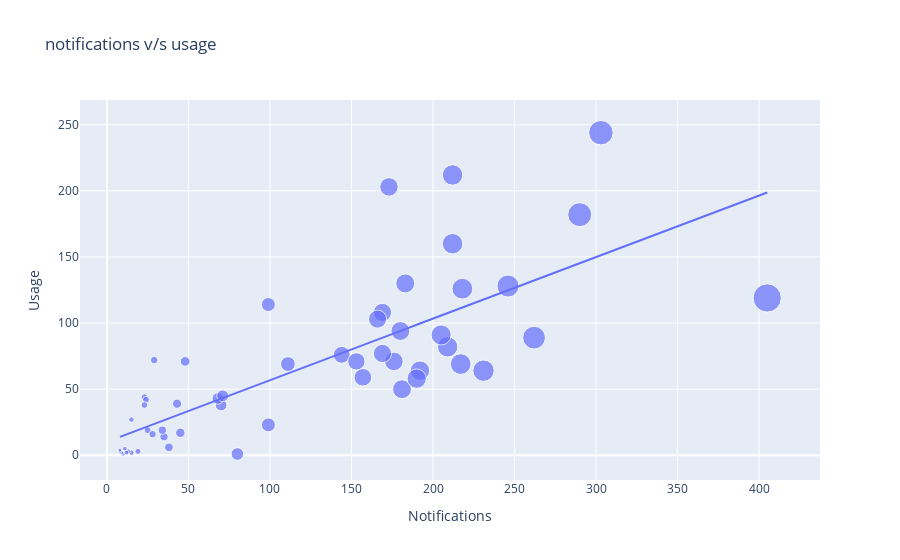

The notebook cell saved with this chart:
### Code cell
#no of times used after notifications
fig=px.scatter(data_frame=data,x="Notifications",y="Usage",trendline="ols",title="notifications v/s usage",size='Notifications')
fig.show()

### Figure 1 — Plotly figure (JSON) as saved in the notebook; plotly's stock layout.template omitted (floating-point values rounded to 4 significant figures)
{"data": [{"hovertemplate": "Notifications=%{marker.size}<br>Usage=%{y}<extra></extra>", "legendgroup": "", "marker": {"color": "#636efa", "size": [70, 43, 231, 35, 19, 25, 23, 28, 15, 29, 24, 34, 23, 48, 68, 71, 180, 99, 45, 10, 15, 13, 9, 8, 8, 11, 12, 209, 111, 183, 157, 246, 169, 99, 144, 80, 38, 218, 205, 212, 217, 405, 166, 173, 290, 153, 192, 181, 176, 212, 303, 169, 190, 262], "sizemode": "area", "sizeref": 1.012, "symbol": "circle"}, "mode": "markers", "name": "", "orientation": "v", "showlegend": false, "type": "scatter", "x": [70, 43, 231, 35, 19, 25, 23, 28, 15, 29, 24, 34, 23, 48, 68, 71, 180, 99, 45, 10, 15, 13, 9, 8, 8, 11, 12, 209, 111, 183, 157, 246, 169, 99, 144, 80, 38, 218, 205, 212, 217, 405, 166, 173, 290, 153, 192, 181, 176, 212, 303, 169, 190, 262], "xaxis": "x", "y": [38, 39, 64, 14, 3, 19, 44, 16, 27, 72, 42, 19, 38, 71, 43, 45, 94, 114, 17, 1, 2, 3, 2, 3, 4, 5, 2, 82, 69, 130, 59, 128, 108, 23, 76, 1, 6, 126, 91, 160, 69, 119, 103, 203, 182, 71, 64, 50, 71, 212, 244, 77, 58, 89], "yaxis": "y"}, {"hovertemplate": "<b>OLS trendline</b><br>Usage = 0.465523 * Notifications + 10.2432<br>R<sup>2</sup>=0.599775<br><br>Notifications=%{x}<br>Usage=%{y} <b>(trend)</b><extra></extra>", "legendgroup": "", "marker": {"color": "#636efa", "symbol": "circle"}, "mode": "lines", "name": "", "showlegend": false, "type": "scatter", "x": [8, 8, 9, 10, 11, 12, 13, 15, 15, 19, 23, 23, 24, 25, 28, 29, 34, 35, 38, 43, 45, 48, 68, 70, 71, 80, 99, 99, 111, 144, 153, 157, 166, 169, 169, 173, 176, 180, 181, 183, 190, 192, 205, 209, 212, 212, 217, 218, 231, 246, 262, 290, 303, 405], "xaxis": "x", "y": [13.97, 13.97, 14.43, 14.9, 15.36, 15.83, 16.3, 17.23, 17.23, 19.09, 20.95, 20.95, 21.42, 21.88, 23.28, 23.74, 26.07, 26.54, 27.93, 30.26, 31.19, 32.59, 41.9, 42.83, 43.3, 47.49, 56.33, 56.33, 61.92, 77.28, 81.47, 83.33, 87.52, 88.92, 88.92, 90.78, 92.18, 94.04, 94.5, 95.43, 98.69, 99.62, 105.7, 107.5, 108.9, 108.9, 111.3, 111.7, 117.8, 124.8, 132.2, 145.2, 151.3, 198.8], "yaxis": "y"}], "layout": {"legend": {"itemsizing": "constant", "tracegroupgap": 0}, "title": {"text": "notifications v/s usage"}, "xaxis": {"anchor": "y", "domain": [0, 1], "title": {"text": "Notifications"}}, "yaxis": {"anchor": "x", "domain": [0, 1], "title": {"text": "Usage"}}}}
